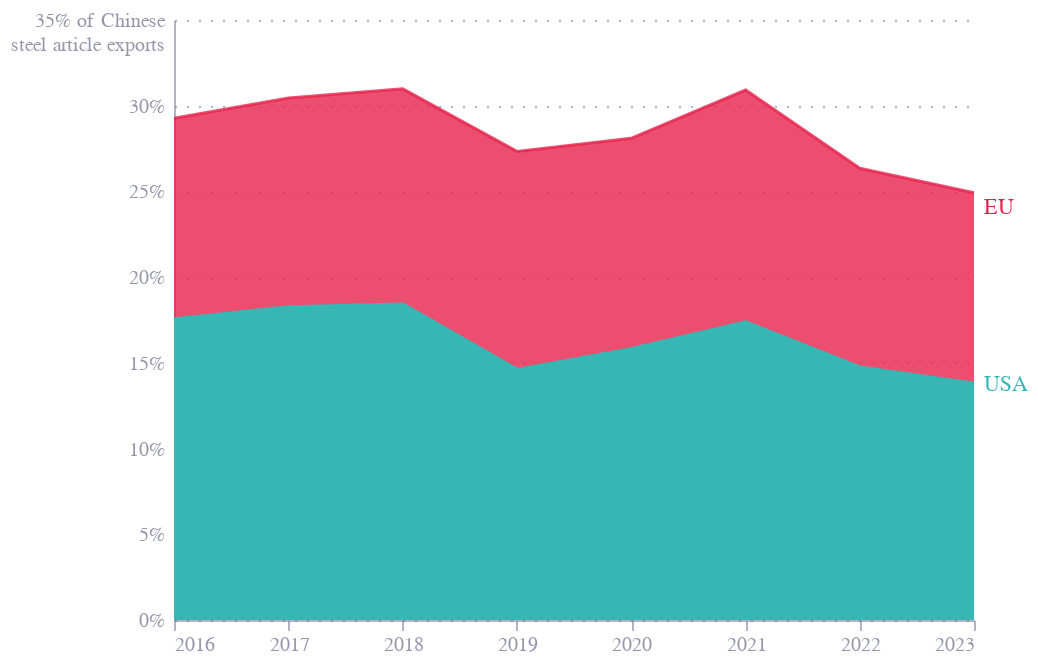

Here is the notebook cell this chart was saved with:
### Code cell
norm_df = df.copy()
norm_df['value'] = norm_df['value'].astype(float)
norm_df['total'] = norm_df.groupby('date')['value'].transform('sum')
norm_df['share'] = norm_df['value'] / norm_df['total'] * 100
norm_df['label'] = np.where(norm_df.date == norm_df.date.max(), norm_df['group'], '')

norm_df = norm_df.query("group == 'EU' or group == 'USA'")

# Base chart
base = alt.Chart(norm_df).encode(
    x=alt.X('date:T', title=''),
    y=alt.Y('share:Q', title='', 
            axis=alt.Axis(
        format='.0f',
        labelExpr="datum.value == 35 ? ['35% of Chinese', 'steel article exports'] : [datum.label + '%']"
    )),
    order=alt.Order(
        'stack:N',
        sort='descending'
    ),
    color=alt.Color('group:N',
                    legend=None,
                    scale=alt.Scale(
                        domain=norm_df.query(f"date == {norm_df.date.max().year}").sort_values(by='share', ascending=False).head(10).group.unique(),
                        range=["#36B7B4","#E6224B","#F4C245","#0063AF","#00A767","#179FDB","#EB5C2E"]
                    ),
                    title='Importer')
)

# Area chart
areas = base.mark_area(
    interpolate='linear',
    line=True,
    opacity=0.5
).encode(
    size=alt.condition(
        alt.datum.group == 'USA',
        alt.value(3),
        alt.value(1.5)
    ),
    opacity=alt.condition(
        alt.datum.group == 'USA',
        alt.value(1),
        alt.value(0.8)
    ),
    tooltip=[
        alt.Tooltip('group:N', title='Region'),
        alt.Tooltip('share:Q', title='Share (%)', format='.1f'),
        alt.Tooltip('date:T', title='Year')
    ]
)

# Label positioning
dys = {
    "Oceania": -285,
    "Africa": -250,
    "Americas (excluding USA)": -225,
    "USA": 0,
    "EU": -110,
    "Europe": -130,
    "Asia": 0
}

# End labels
end_labels = base.mark_text(
    align='left',
    dx=5,
    dy=alt.expr(
        f'{json.dumps(dys)}[datum.group] ? {json.dumps(dys)}[datum.group] : 0'
    )
).encode(
    text='label:N',
)


print("CHN: Exports of Iron and Steel Articles by Region (normalized)")
chart = areas + end_labels
chart.save("charts/chn_iron_steel_articles_exports_by_region_normalized.json")
chart.save("charts/chn_iron_steel_articles_exports_by_region_normalized.png", scale_factor=3)
chart

### Figure 1 — Vega-Lite specification as saved in the notebook (floating-point values rounded to 4 significant figures)
{"config": {"font": "Circular Std", "mark": {"line": {"interpolate": "monotone"}}, "view": {"stroke": "transparent", "width": 400, "height": 300}, "range": {"category": ["#36B7B4", "#E6224B", "#F4C245", "#0063AF", "#00A767", "#179FDB", "#EB5C2E"], "diverging": ["#E6224B", "#E54753", "#C9C9C9", "#179FDB", "#122B39"], "heatmap": ["#C9C9C9", "#179FDB", "#0063AF", "#122B39"], "ordinal": ["#00A767", "#36B7B4", "#179FDB", "#0063AF", "#243B5A"]}, "axisX": {"domainColor": "#676A86", "domainOpacity": 0.5, "grid": false, "labelAngle": 0, "labelColor": "#676A86", "labelOpacity": 0.7, "orient": "bottom", "tickColor": "#676A86", "tickCount": 10, "tickOpacity": 0.5, "title": false, "titleAlign": "center", "titleAnchor": "middle", "titleColor": "#676A86", "titleFontSize": 12, "titleOpacity": 0.8, "titleY": -15}, "axisY": {"domainColor": "#676A86", "domainOpacity": 0.5, "gridColor": "#676A86", "gridDash": [1, 5], "gridOpacity": 0.5, "labelColor": "#676A86", "labelOpacity": 0.7, "labelPadding": 5, "tickColor": "#676A86", "tickCount": 8, "tickOpacity": 0.5, "ticks": false, "titleAlign": "left", "titleAngle": 0, "titleBaseline": "bottom", "titleColor": "#676A86", "titleFontSize": 12, "titleOpacity": 0.8, "titleX": 0, "titleY": -7}}, "layer": [{"mark": {"type": "area", "interpolate": "linear", "line": true, "opacity": 0.5}, "encoding": {"color": {"field": "group", "legend": null, "scale": {"domain": ["USA", "EU"], "range": ["#36B7B4", "#E6224B", "#F4C245", "#0063AF", "#00A767", "#179FDB", "#EB5C2E"]}, "title": "Importer", "type": "nominal"}, "opacity": {"condition": {"test": "(datum.group === 'USA')", "value": 1}, "value": 0.8}, "order": {"field": "stack", "sort": "descending", "type": "nominal"}, "size": {"condition": {"test": "(datum.group === 'USA')", "value": 3}, "value": 1.5}, "tooltip": [{"field": "group", "title": "Region", "type": "nominal"}, {"field": "share", "format": ".1f", "title": "Share (%)", "type": "quantitative"}, {"field": "date", "title": "Year", "type": "temporal"}], "x": {"field": "date", "title": "", "type": "temporal"}, "y": {"axis": {"format": ".0f", "labelExpr": "datum.value == 35 ? ['35% of Chinese', 'steel article exports'] : [datum.label + '%']"}, "field": "share", "title": "", "type": "quantitative"}}}, {"mark": {"type": "text", "align": "left", "dx": 5, "dy": {"expr": "{\"Oceania\": -285, \"Africa\": -250, \"Americas (excluding USA)\": -225, \"USA\": 0, \"EU\": -110, \"Europe\": -130, \"Asia\": 0}[datum.group] ? {\"Oceania\": -285, \"Africa\": -250, \"Americas (excluding USA)\": -225, \"USA\": 0, \"EU\": -110, \"Europe\": -130, \"Asia\": 0}[datum.group] : 0"}}, "encoding": {"color": {"field": "group", "legend": null, "scale": {"domain": ["USA", "EU"], "range": ["#36B7B4", "#E6224B", "#F4C245", "#0063AF", "#00A767", "#179FDB", "#EB5C2E"]}, "title": "Importer", "type": "nominal"}, "order": {"field": "stack", "sort": "descending", "type": "nominal"}, "text": {"field": "label", "type": "nominal"}, "x": {"field": "date", "title": "", "type": "temporal"}, "y": {"axis": {"format": ".0f", "labelExpr": "datum.value == 35 ? ['35% of Chinese', 'steel article exports'] : [datum.label + '%']"}, "field": "share", "title": "", "type": "quantitative"}}}], "data": {"name": "data-b6dcd8b6e0f62e567ad1ef3cdf2438f4"}, "$schema": "https://vega.github.io/schema/vega-lite/v5.20.1.json", "datasets": {"data-b6dcd8b6e0f62e567ad1ef3cdf2438f4": [{"date": "2016-01-01T00:00:00", "group": "EU", "value": 5.997, "label": "", "deflator": 1.012, "stack": 5, "total": 50.81, "share": 11.8}, {"date": "2016-01-01T00:00:00", "group": "USA", "value": 8.873, "label": "", "deflator": 1.012, "stack": 6, "total": 50.81, "share": 17.46}, {"date": "2017-01-01T00:00:00", "group": "EU", "value": 6.547, "label": "", "deflator": 1.052, "stack": 5, "total": 53.42, "share": 12.26}, {"date": "2017-01-01T00:00:00", "group": "USA", "value": 9.718, "label": "", "deflator": 1.052, "stack": 6, "total": 53.42, "share": 18.19}, {"date": "2018-01-01T00:00:00", "group": "EU", "value": 7.488, "label": "", "deflator": 1.088, "stack": 5, "total": 59.28, "share": 12.63}, {"date": "2018-01-01T00:00:00", "group": "USA", "value": 10.88, "label": "", "deflator": 1.088, "stack": 6, "total": 59.28, "share": 18.35}, {"date": "2019-01-01T00:00:00", "group": "EU", "value": 7.934, "label": "", "deflator": 1.106, "stack": 5, "total": 61.95, "share": 12.81}, {"date": "2019-01-01T00:00:00", "group": "USA", "value": 9.0, "label": "", "deflator": 1.106, "stack": 6, "total": 61.95, "share": 14.53}, {"date": "2020-01-01T00:00:00", "group": "EU", "value": 7.761, "label": "", "deflator": 1.119, "stack": 5, "total": 62.76, "share": 12.37}, {"date": "2020-01-01T00:00:00", "group": "USA", "value": 9.874, "label": "", "deflator": 1.119, "stack": 6, "total": 62.76, "share": 15.73}, {"date": "2021-01-01T00:00:00", "group": "EU", "value": 10.75, "label": "", "deflator": 1.16, "stack": 5, "total": 78.94, "share": 13.62}, {"date": "2021-01-01T00:00:00", "group": "USA", "value": 13.66, "label": "", "deflator": 1.16, "stack": 6, "total": 78.94, "share": 17.3}, {"date": "2022-01-01T00:00:00", "group": "EU", "value": 10.77, "label": "", "deflator": 1.183, "stack": 5, "total": 92.16, "share": 11.68}, {"date": "2022-01-01T00:00:00", "group": "USA", "value": 13.52, "label": "", "deflator": 1.183, "stack": 6, "total": 92.16, "share": 14.67}, {"date": "2023-01-01T00:00:00", "group": "EU", "value": 9.13, "label": "EU", "deflator": 1.178, "stack": 5, "total": 81.6, "share": 11.19}, {"date": "2023-01-01T00:00:00", "group": "USA", "value": 11.2, "label": "USA", "deflator": 1.178, "stack": 6, "total": 81.6, "share": 13.73}]}}
